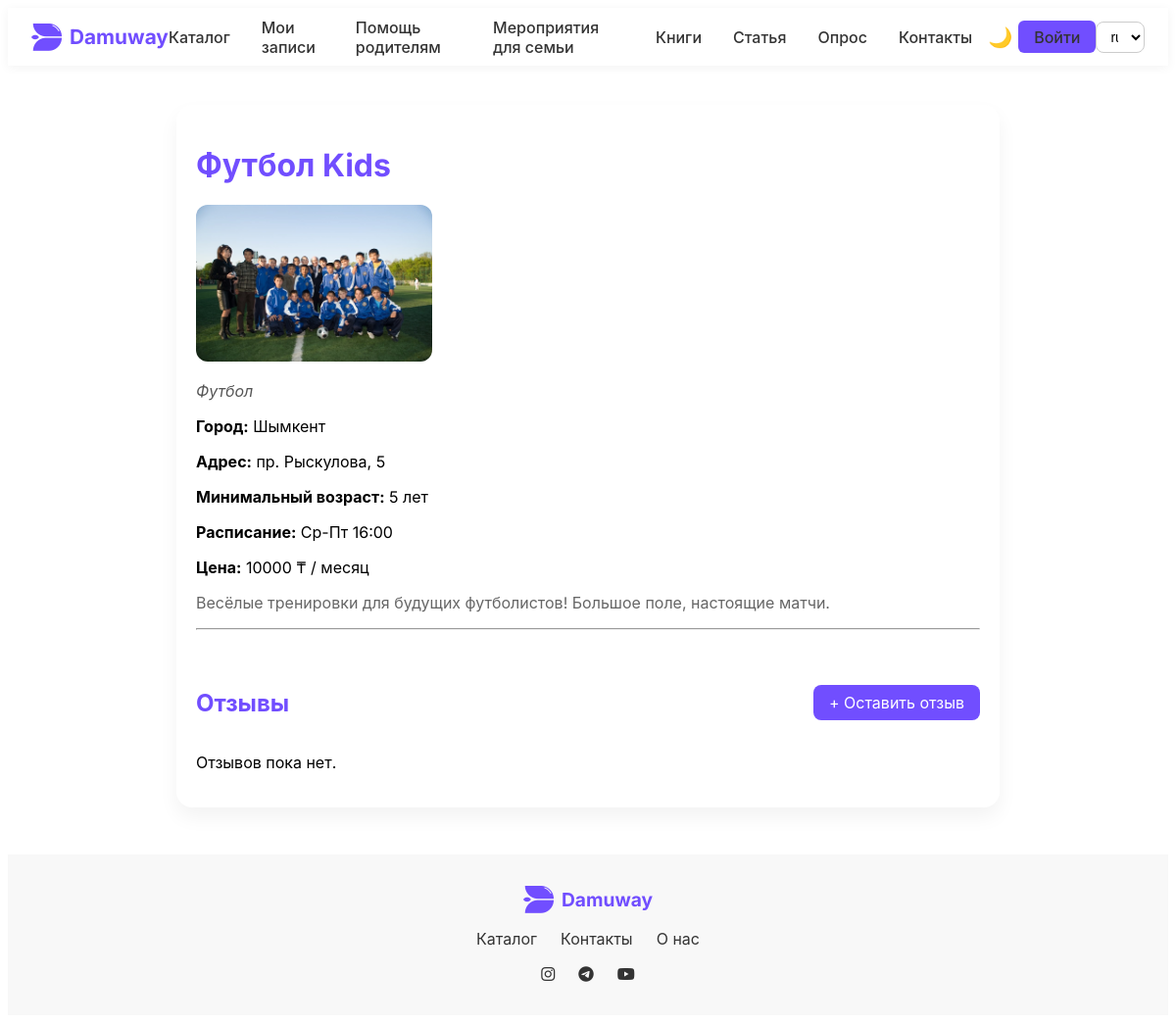
The app's page /ru/sport/3/ with its own data.
### apps/sport/models.py (models this page shows, shortened)
class SportsClub(models.Model):
    name = models.CharField(max_length=255)
    city = models.CharField(max_length=100)
    address = models.TextField()
    sport_type = models.CharField(max_length=50, choices=SPORT_TYPES)
    min_age = models.PositiveIntegerField(default=5)
    schedule = models.CharField(max_length=255, blank=True)
    price = models.PositiveIntegerField(default=0, help_text="Цена за месяц в тенге")
    description = models.TextField(blank=True)

class SportsClubImage(models.Model):
    club = models.ForeignKey(SportsClub, on_delete=models.CASCADE, related_name='images')
    image = models.ImageField(upload_to='sport_club_images/')

### apps/sport/views.py (the view)
# urls.py: path('<int:pk>/', views.sports_club_detail, name='club_detail'),
def sports_club_detail(request, pk):
    club = get_object_or_404(SportsClub, pk=pk)
    return render(request, 'sport/sports_club_detail.html', {'club': club})

### templates/sport/sports_club_detail.html (shortened to what this page needs)
{% extends 'base.html' %}
{% load static %}
{% block extra_css %}
<link rel="stylesheet" href="{% static 'css/sport/sport.css' %}">
{% endblock %}
{% block content %}
<div class="club-detail-container">
    <h1>{{ club.name }}</h1>
    {% if club.images.all %}
    <div class="club-gallery">
        {% for image in club.images.all %}
        <img src="{{ image.image.url }}" alt="Фото клуба {{ club.name }}">
        {% endfor %}
    </div>
    {% endif %}
    <p class="sport">{{ club.get_sport_type_display }}</p>
    <p><strong>Город:</strong> {{ club.city }}</p>
    <p><strong>Адрес:</strong> {{ club.address }}</p>
    <p><strong>Минимальный возраст:</strong> {{ club.min_age }} лет</p>
    <p><strong>Расписание:</strong> {{ club.schedule|default:"уточните" }}</p>
    <p><strong>Цена:</strong> {{ club.price }} ₸ / месяц</p>
    {% if club.description %}
    <p class="description">{{ club.description }}</p>
    {% endif %}
    <hr>
    <div class="reviews-header">
        <h2>Отзывы</h2>
        <a href="{% url 'sport:add_review' club.pk %}" class="add-review-btn">+ Оставить отзыв</a>
    </div>
    {% if club.reviews.all %}
    <div class="reviews">
        {% for review in club.reviews.all %}
        <div class="review">
            <div class="top">
                <span class="author">{{ review.user.username }}</span>
                <span class="rating">{{ review.rating }} ★</span>
            </div>
            <p>{{ review.comment }}</p>
            <span class="date">{{ review.created_at|date:"d.m.Y" }}</span>
        </div>
        {% endfor %}
    </div>
    {% else %}
    <p>Отзывов пока нет.</p>
    {% endif %}
</div>
{% endblock %}

### static/css/navbar_footer.css (style rules this page uses)
:root { --main-color: #714EFF; --transition: all 0.3s ease; }
body, .navbar, .footer, .nav-container, .footer-container, .nav-menu a, .nav-auth a, .mobile-nav, .profile-dropdown, .card, .category-card, .section-card, .login-btn, .theme-btn, h1, h2, h3, p { transition: background-color 0.3s ease, color 0.3s ease, box-shadow 0.3s ease; }

### static/css/sport/sport.css (style rules this page uses)
h1, h2 { color: #714EFF; }
.sport-list-container, .club-detail-container, .review-form-container { max-width: 800px; margin: 40px auto; padding: 20px; background: white; border-radius: 16px; box-shadow: 0 10px 20px rgba(0,0,0,0.05); }
.sport { font-style: italic; color: #555; }
.description { margin-top: 15px; font-size: 1rem; color: #666; }
.reviews-header { display: flex; justify-content: space-between; align-items: center; margin-top: 40px; }
.add-review-btn { background: #714EFF; color: white; padding: 8px 16px; border-radius: 8px; text-decoration: none; }
.club-gallery { display: flex; gap: 10px; margin: 20px 0; flex-wrap: wrap; }
.club-gallery img { height: 160px; border-radius: 12px; object-fit: cover; }

### templates/base.html (style rules this page uses)
:root { --font-main: 'Inter', -apple-system, sans-serif; }
body { font-family: var(--font-main); -webkit-font-smoothing: antialiased; }

### records on screen
SportsClub: name "Футбол Kids", sport_type "Футбол", city "Шымкент", address "пр. Рыскулова, 5", min_age "5", schedule "Ср-Пт 16:00", price "10000", description "Весёлые тренировки для будущих футболистов! Большое поле, настоящие матчи."
SportsClubImage: image (picture)
